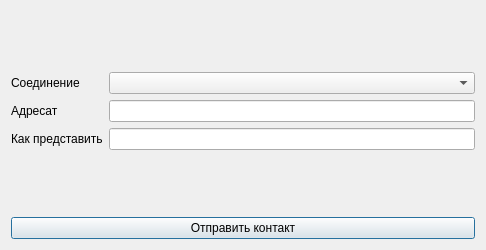
<?xml version="1.0" encoding="UTF-8"?>
<ui version="4.0">
 <class>ContactDiscoverDialog</class>
 <widget class="QDialog" name="ContactDiscoverDialog">
  <property name="windowModality">
   <enum>Qt::WindowModal</enum>
  </property>
  <property name="geometry">
   <rect>
    <x>0</x>
    <y>0</y>
    <width>486</width>
    <height>250</height>
   </rect>
  </property>
  <property name="windowTitle">
   <string>Отправить свои контактные данные</string>
  </property>
  <property name="windowIcon">
   <iconset>
    <normaloff>../../../secure-dialogues.ico</normaloff>../../../secure-dialogues.ico</iconset>
  </property>
  <property name="modal">
   <bool>true</bool>
  </property>
  <layout class="QVBoxLayout" name="verticalLayout" stretch="0,0">
   <item>
    <layout class="QFormLayout" name="formLayout">
     <property name="sizeConstraint">
      <enum>QLayout::SetDefaultConstraint</enum>
     </property>
     <property name="fieldGrowthPolicy">
      <enum>QFormLayout::AllNonFixedFieldsGrow</enum>
     </property>
     <property name="formAlignment">
      <set>Qt::AlignLeading|Qt::AlignLeft|Qt::AlignVCenter</set>
     </property>
     <item row="0" column="0">
      <widget class="QLabel" name="label">
       <property name="text">
        <string>Соединение</string>
       </property>
      </widget>
     </item>
     <item row="0" column="1">
      <widget class="QComboBox" name="connectionType">
       <property name="toolTip">
        <string>Укажите соединение, через которе будет отправлено сообщение</string>
       </property>
      </widget>
     </item>
     <item row="1" column="0">
      <widget class="QLabel" name="label_2">
       <property name="text">
        <string>Адресат</string>
       </property>
      </widget>
     </item>
     <item row="1" column="1">
      <widget class="QLineEdit" name="adressValue">
       <property name="toolTip">
        <string>Укажите адрес собеседника, которому будут отправлены Ваши контактные данные</string>
       </property>
      </widget>
     </item>
     <item row="2" column="1">
      <widget class="QLineEdit" name="name">
       <property name="toolTip">
        <string>Укажите имя, которое увидит получатель сообщение</string>
       </property>
      </widget>
     </item>
     <item row="2" column="0">
      <widget class="QLabel" name="label_3">
       <property name="text">
        <string>Как представить</string>
       </property>
      </widget>
     </item>
    </layout>
   </item>
   <item>
    <widget class="QPushButton" name="sendContactBtn">
     <property name="text">
      <string>Отправить контакт</string>
     </property>
    </widget>
   </item>
  </layout>
 </widget>
 <resources/>
 <connections/>
</ui>
